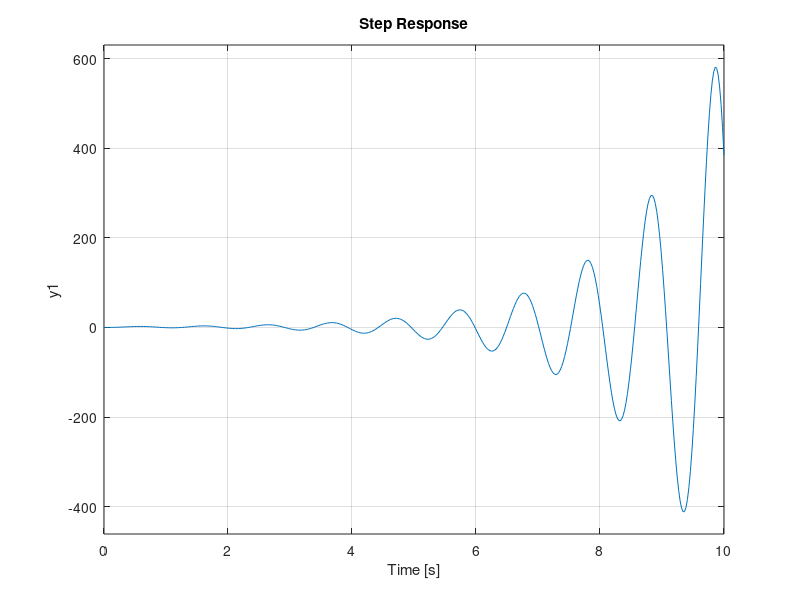

Write MATLAB code to recreate this figure. (Note: this script raises an error after producing the figure.)
%%lead lag compensator
s=tf('s');
gp = 25/(s*(1+0.1*s)*(1+0.5*s))
figure(1)
step(feedback(gp,1))
stepinfo(feedback(gp,1))
title('open loop response for the transfer function gp = 25/(s*(1+0.1*s)*(1+0.5*s))with feedback 1')
figure(2)
bode(gp)
margin(gp)
[m_r,w_r] = getPeakGain(feedback(gp,1))
gc = (1+2*s)/(1 + 16*s)
gt = gp*gc
figure(3)
step(feedback(gt,1))
stepinfo(feedback(gt,1))
title('open loop response for the transfer function gc = (1+2*s)/(1 + 16*s)with feedback 1')
figure(4)
bode(gt)
margin(gt)
[m_r_cont,w_r_cont] = getPeakGain(feedback(gt,1))
